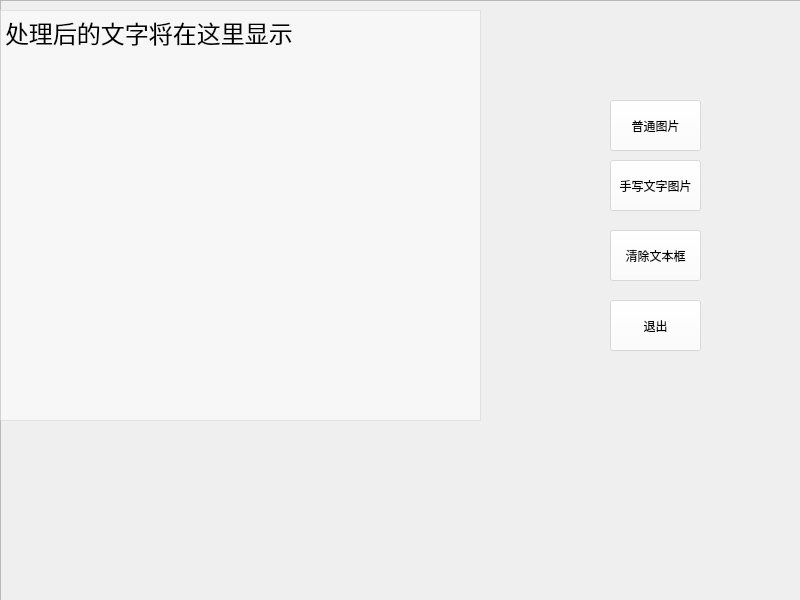
<?xml version="1.0" encoding="UTF-8"?>
<ui version="4.0">
 <class>MainWindow</class>
 <widget class="QMainWindow" name="MainWindow">
  <property name="geometry">
   <rect>
    <x>0</x>
    <y>0</y>
    <width>800</width>
    <height>600</height>
   </rect>
  </property>
  <property name="windowTitle">
   <string>图像转文字</string>
  </property>
  <property name="windowIcon">
   <iconset>
    <normalon>:/assets/favicon32.ico</normalon>
   </iconset>
  </property>
  <property name="autoFillBackground">
   <bool>false</bool>
  </property>
  <widget class="QWidget" name="centralwidget">
   <property name="styleSheet">
    <string notr="true">QFrame {
	border-image: url(:/assets/bg.jpg)

}
QTextBrowser {
	border-image: url(&quot;&quot;);
	background-color: rgba(255,255,255,120);

}
QPushButton {
	border-image: url(&quot;&quot;);
	background-color: rgba(255,255,255,120)
}</string>
   </property>
   <widget class="QFrame" name="frame">
    <property name="geometry">
     <rect>
      <x>0</x>
      <y>0</y>
      <width>801</width>
      <height>601</height>
     </rect>
    </property>
    <property name="frameShape">
     <enum>QFrame::StyledPanel</enum>
    </property>
    <property name="frameShadow">
     <enum>QFrame::Raised</enum>
    </property>
    <widget class="QTextBrowser" name="textBrowser">
     <property name="geometry">
      <rect>
       <x>0</x>
       <y>10</y>
       <width>481</width>
       <height>411</height>
      </rect>
     </property>
     <property name="html">
      <string>&lt;!DOCTYPE HTML PUBLIC &quot;-//W3C//DTD HTML 4.0//EN&quot; &quot;http://www.w3.org/TR/REC-html40/strict.dtd&quot;&gt;
&lt;html&gt;&lt;head&gt;&lt;meta name=&quot;qrichtext&quot; content=&quot;1&quot; /&gt;&lt;style type=&quot;text/css&quot;&gt;
p, li { white-space: pre-wrap; }
&lt;/style&gt;&lt;/head&gt;&lt;body style=&quot; font-family:'SimSun'; font-size:9pt; font-weight:400; font-style:normal;&quot;&gt;
&lt;p style=&quot; margin-top:0px; margin-bottom:0px; margin-left:0px; margin-right:0px; -qt-block-indent:0; text-indent:0px;&quot;&gt;&lt;span style=&quot; font-size:18pt;&quot;&gt;处理后的文字将在这里显示&lt;/span&gt;&lt;/p&gt;&lt;/body&gt;&lt;/html&gt;</string>
     </property>
    </widget>
    <widget class="QPushButton" name="pushButton_2">
     <property name="geometry">
      <rect>
       <x>610</x>
       <y>300</y>
       <width>91</width>
       <height>51</height>
      </rect>
     </property>
     <property name="text">
      <string>退出</string>
     </property>
    </widget>
    <widget class="QPushButton" name="pushButton">
     <property name="geometry">
      <rect>
       <x>610</x>
       <y>100</y>
       <width>91</width>
       <height>51</height>
      </rect>
     </property>
     <property name="text">
      <string>普通图片</string>
     </property>
    </widget>
    <widget class="QPushButton" name="pushButton_3">
     <property name="geometry">
      <rect>
       <x>610</x>
       <y>230</y>
       <width>91</width>
       <height>51</height>
      </rect>
     </property>
     <property name="text">
      <string>清除文本框</string>
     </property>
    </widget>
    <widget class="QPushButton" name="pushButton_4">
     <property name="geometry">
      <rect>
       <x>610</x>
       <y>160</y>
       <width>91</width>
       <height>51</height>
      </rect>
     </property>
     <property name="text">
      <string>手写文字图片</string>
     </property>
    </widget>
   </widget>
  </widget>
 </widget>
 <resources>
  <include location="assets/bg.qrc"/>
 </resources>
 <connections/>
</ui>
